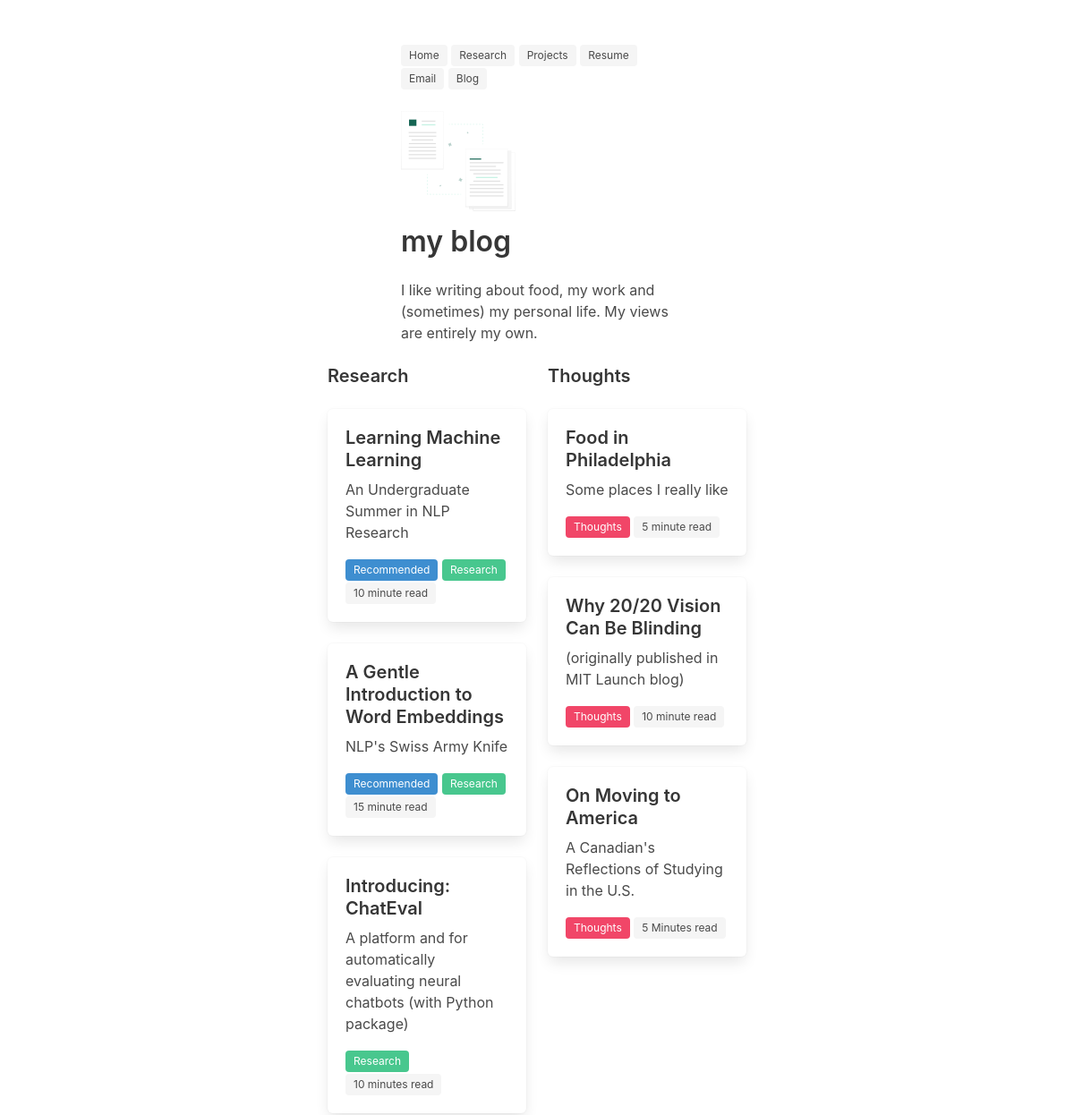
The page /blog/ (upper part) on the database as committed earlier.
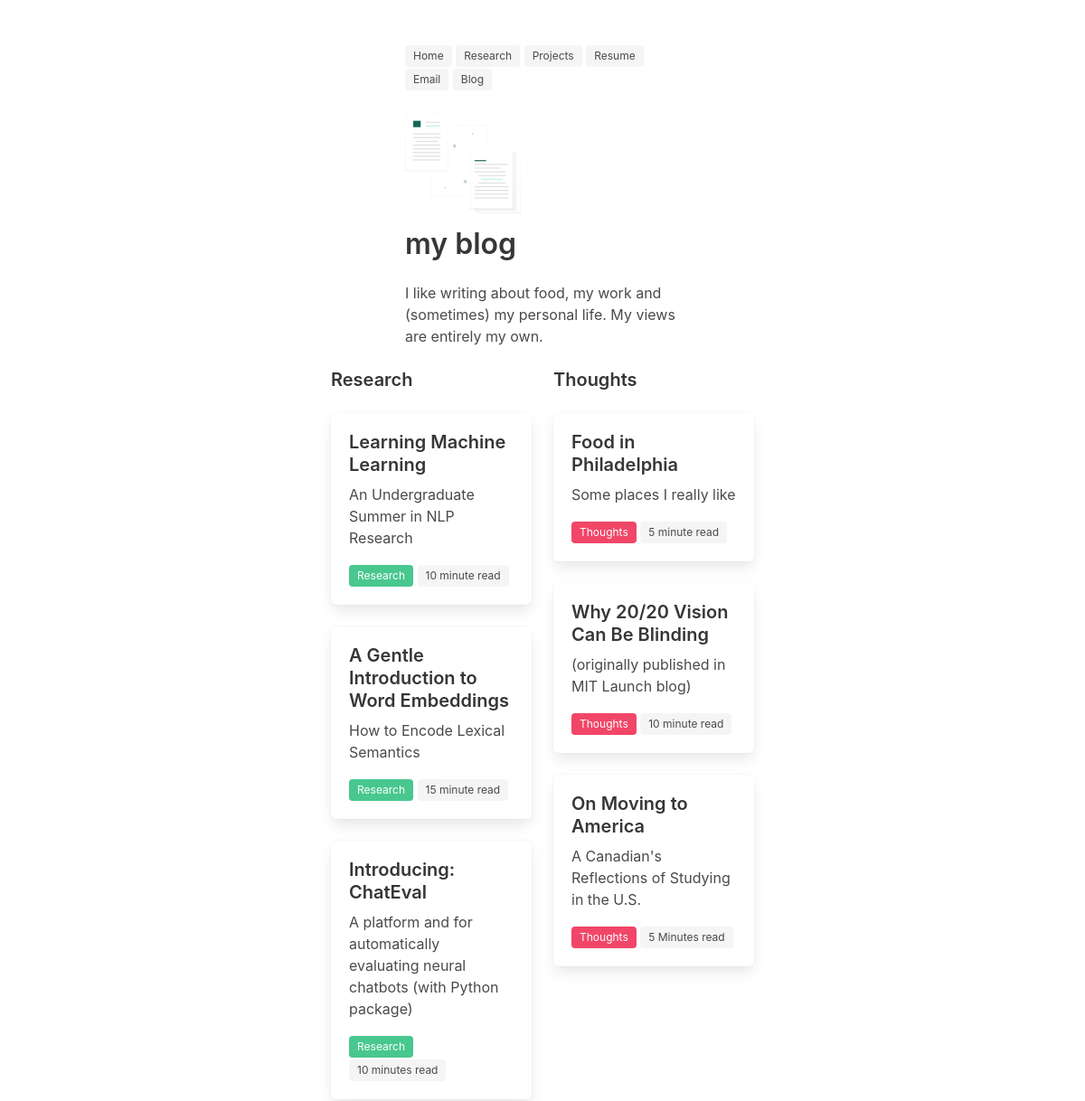
The same page on the database as committed later.
### blog/models.py (models this page shows)
class Post(models.Model):
    id = models.CharField(max_length=50, primary_key=True)
    title = models.CharField(max_length=100)
    subtitle = models.CharField(max_length=100)
    length = models.CharField(max_length=100)
    body = models.TextField()
    category = models.ForeignKey(Category, on_delete=models.DO_NOTHING)
    recommended = models.BooleanField(default=False)
    class Meta:
        db_table = 'Post'

class Category(models.Model):
    name = models.CharField(max_length=100)
    bulma_color = models.CharField(max_length=50, null=True, blank=True)
    class Meta:
        db_table = 'Category'

### blog/views.py (the view)
# urls.py: path('blog/', blog, name='blog'),
def blog(request):
    sections = list()
    categories = Category.objects.all()
    for category in categories:
        posts = Post.objects.filter(category=category)
        sections.append({"posts": posts, "category": category})
    sections.reverse()
    return render(request, 'blog.html', {'sections': sections, 'categories': categories, 'select': False})

### about/templates/blog.html
{% extends 'base.html' %}
{% load static %}
{% block content %}
  <section class="section">
    <div class="container">
      <div class="columns">
        <div class="column is-one-fourth"> </div>
        <div class="column">
          <nav>
            <a href="/"> <span class="tag is-light"> Home </span> </a>
            <a href="/research"> <span class="tag is-light"> Research </span> </a>
            <a href="/projects"> <span class="tag is-light"> Projects </span> </a>
            <a href="{% static 'resume.pdf' %}"> <span class="tag is-light"> Resume </span> </a>
            <a href="mailto:mail@kirubarajan.com"> <span class="tag is-light"> Email </span> </a>
            <a href="/blog"> <span class="tag is-light"> Blog </span> </a>
            <br> <br>
          </nav>
          <figure class="image is-128x128">
            <img src="{% static 'img/papers.svg' %}">
          </figure>
            <h1 class="title"> my blog </h1>
            <p>I like writing about food, my work and (sometimes)
              my personal life. My views are entirely my own.</p>
        </div>
        <div class="column is-one-fourth"> </div>
      </div>
      <div class="columns">
        <div class="column is-one-quarter"></div>
        <div class="column is-half">
            <div class="columns is-multiline">
                {% for section in sections %}
                <div class="column is-half">
                  <p class="subtitle"><strong>{{section.category.name}}</strong></p>
                  {% for post in section.posts %}
                  <a href="/post/{{post.id}}" >
                    <div class="box">
                      <article class="media">
                        <div class="media-content">
                          <div class="content">
                              <p style="margin-bottom: 0.5rem" class="subtitle"> <strong> {{ post.title }} </strong> </p>
                              <p> {{ post.subtitle }} </p>
                              {% if post.recommended %} <span class="tag is-info"> Recommended </span> {% endif %}
                              <span class="tag is-{{ post.category.bulma_color }}"> {{ post.category.name }} </span>
                              <span class="tag is-light"> {{ post.length }} read </span> <br>
                          </div>
                        </div>
                      </article>
                    </div>
                  </a>
                  <br />
                  {% endfor %}
                </div>
                <br>
                {% endfor %}
              </div>
        </div>
        <div class="column is-one-quarter"></div>
      </div>
    </div>
  </section>
{% endblock %}

Rows that differ between the two databases and show on the page:
changed Post "Learning Machine Learning": no longer shows "Recommended"
changed Post "A Gentle Introduction to Word Embeddings": subtitle "NLP's Swiss Army Knife" → "How to Encode Lexical Semantics"; no longer shows "Recommended"
